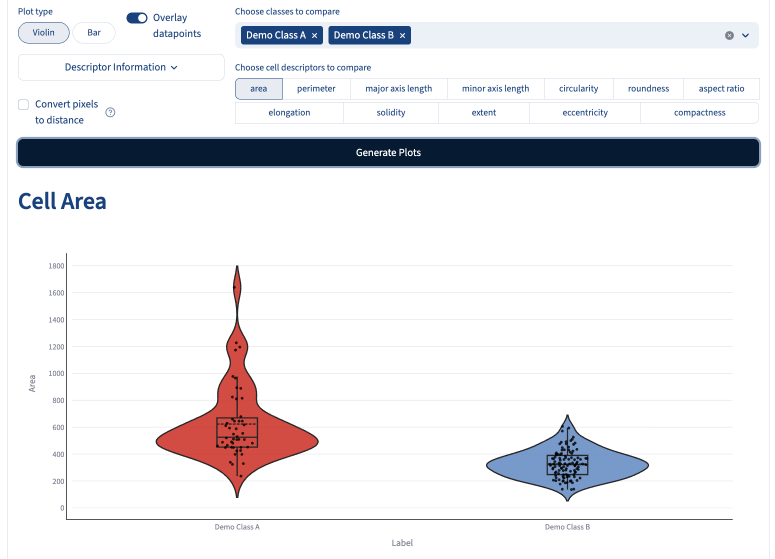
#> input picture manuscript_figures/SI/figureS4/output/Figure_S4.png, 1550 x 1118 px (shown at 1/2 size)
$ jupyter execute figureS4.ipynb
#> lines starting #> are read from the running program, lines starting #| are printed output that depends on the picture
# Supplementary Figure 4

**Mycol Compare Phenotypes page layout**

- **Is** — a screenshot of the running Mycol app; nothing here can redraw it
- **Does** — copies `assets/Figure_S4.png` into `output/`
- **Kernel** — `mycol_colonies_env`, run top to bottom

[cell 1]
import shutil
from pathlib import Path

from IPython.display import display
from PIL import Image

OUTPUT = Path("output")
OUTPUT.mkdir(exist_ok=True)
out = shutil.copy2("assets/Figure_S4.png", OUTPUT / "Figure_S4.png")

im = Image.open(out)
#> im is the input picture: PIL image 1550x1118 RGBA; mean R, G, B, A 234.3, 233.9, 236.7, 255
print(f"wrote {out}  {im.width} x {im.height} px, {Path(out).stat().st_size:,} B")
#| wrote output/Figure_S4.png  1550 x 1118 px, 86,457 B
im.thumbnail((900, 900))
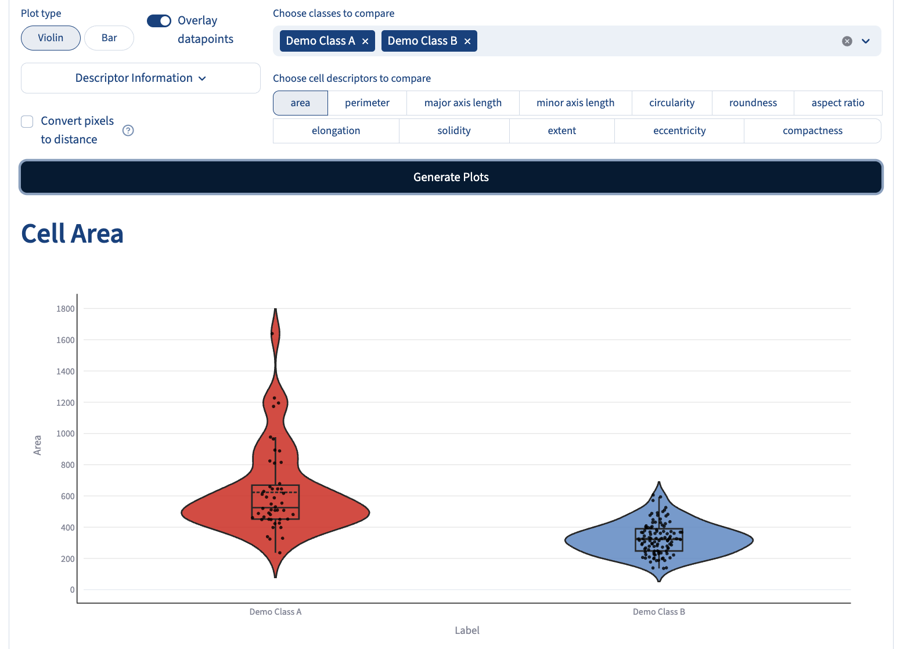
#> im: PIL image 900x649 RGBA; mean R, G, B, A 234.1, 233.8, 236.6, 255
display(im.convert("RGB"))
